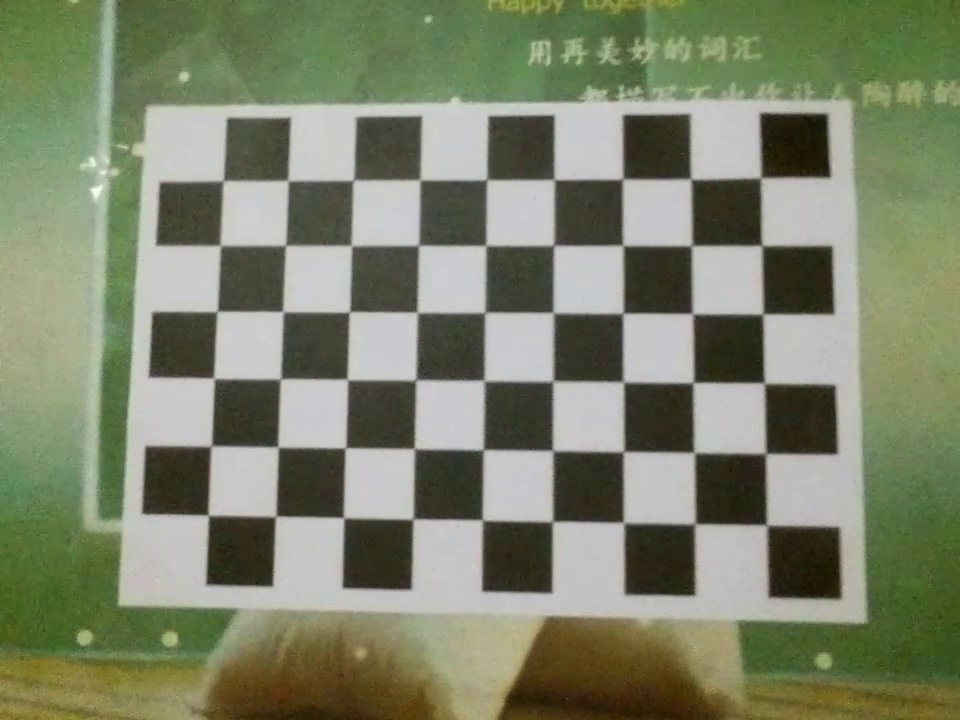
#> input picture calibration/chess/photo1.jpeg, 960 x 720 px; its folder holds only this picture in this run
$ python main.py   (older library calls are emulated)
#> lines starting #> are read from the running program, lines starting #| are printed output that depends on the picture; after the words box and inside, x2 and y2 are one past the last pixel; in counts of white or black regions, pixels touching at a corner belong together; long printed decimals are rounded
### calibration/utils.py
#!/home/hdh3/anaconda3/bin/python
# encoding: utf-8
"""
@author: red0orange
@file: utils.py
@time:  上午10:36
@desc:
"""
import os
import cv2 as cv
import numpy as np
import glob
import xml.etree.ElementTree as ET
import argparse


def load_params(param_file: str = 'camera_params.xml'):
    # result_image_size = image_size
    result_matrix = np.zeros((3, 3), np.float)
    result_new_camera_matrix = np.zeros((3, 3), np.float)
    result_dist = np.zeros((1, 5))
    result_roi = np.zeros(4, np.int)

    if not os.path.exists(param_file):
        print("File {} does not exist.", format(param_file))
        exit(-1)
    tree = ET.parse(param_file)
    root = tree.getroot()
    mat_data = root.find('camera_matrix')
    matrix = dict()
    if mat_data:
        for data in mat_data.iter():
            matrix[data.tag] = data.text
        for i in range(9):
            result_matrix[i // 3][i % 3] = float(matrix['data{}'.format(i)])
    else:
        print('No element named camera_matrix was found in {}'.format(param_file))

    new_camera_matrix = dict()
    new_data = root.find('new_camera_matrix')
    if new_data:
        for data in new_data.iter():
            new_camera_matrix[data.tag] = data.text
        for i in range(9):
            result_new_camera_matrix[i // 3][i % 3] = float(new_camera_matrix['data{}'.format(i)])
    else:
        print('No element named new_camera_matrix was found in {}'.format(param_file))

    dist = dict()
    dist_data = root.find('camera_distortion')
    if dist_data:
        for data in dist_data.iter():
            dist[data.tag] = data.text
        for i in range(5):
           result_dist[0][i] = float(dist['data{}'.format(i)])
    else:
        print('No element named camera_distortion was found in {}'.format(param_file))

    roi = dict()
    roi_data = root.find('roi')
    if roi_data:
        for data in roi_data.iter():
            roi[data.tag] = data.text
        for i in range(4):
            result_roi[i] = int(roi['data{}'.format(i)])
    else:
        print('No element named roi was found in {}'.format(param_file))
    return result_matrix, result_dist, result_new_camera_matrix, result_roi


def save_params(matrix, new_camera_matrix, dist, roi, save_path='camera_params.xml'):
    root = ET.Element('root')
    tree = ET.ElementTree(root)

    mat_node = ET.Element('camera_matrix')
    root.append(mat_node)
    for i, elem in enumerate(matrix.flatten()):
        child = ET.Element('data{}'.format(i))
        child.text = str(elem)
        mat_node.append(child)

    new_node = ET.Element('new_camera_matrix')
    root.append(new_node)
    for i, elem in enumerate(new_camera_matrix.flatten()):
        child = ET.Element('data{}'.format(i))
        child.text = str(elem)
        new_node.append(child)

    dist_node = ET.Element('camera_distortion')
    root.append(dist_node)
    for i, elem in enumerate(dist.flatten()):
        child = ET.Element('data{}'.format(i))
        child.text = str(elem)
        dist_node.append(child)

    roi_node = ET.Element('roi')
    root.append(roi_node)
    for i, elem in enumerate(roi):
        child = ET.Element('data{}'.format(i))
        child.text = str(elem)
        roi_node.append(child)

    tree.write(save_path, 'UTF-8')
    print("Saved params in {}.".format(save_path))

### calibration/main.py
#!/home/hdh3/anaconda3/bin/python
# encoding: utf-8
"""
@author: red0orange
@file: main.py
@time:  上午10:06
@desc:
"""
import numpy as np
import cv2
import glob
from utils import *

image_root = 'chess'
corner_size = (9, 6)
square_size = 28

if __name__ == '__main__':
    # termination criteria
    criteria = (cv2.TERM_CRITERIA_EPS + cv2.TERM_CRITERIA_MAX_ITER, 30, 0.001)

    # prepare object points, like (0,0,0), (1,0,0), (2,0,0) ....,(6,5,0)
    objp = np.zeros((corner_size[0]*corner_size[1],3), np.float32)
    objp[:,:2] = np.mgrid[0:corner_size[0],0:corner_size[1]].T.reshape(-1,2)
    objp *= square_size

    objpoints = [] # 3d point in real world space
    imgpoints = [] # 2d points in image plane.

    images = glob.glob(image_root + '/' + '*')

    for fname in images:
        img = cv2.imread(fname)
#> img is the input picture: shape (720, 960, 3); mean B, G, R 106.6, 131.2, 124.8
        gray = cv2.cvtColor(img,cv2.COLOR_BGR2GRAY)
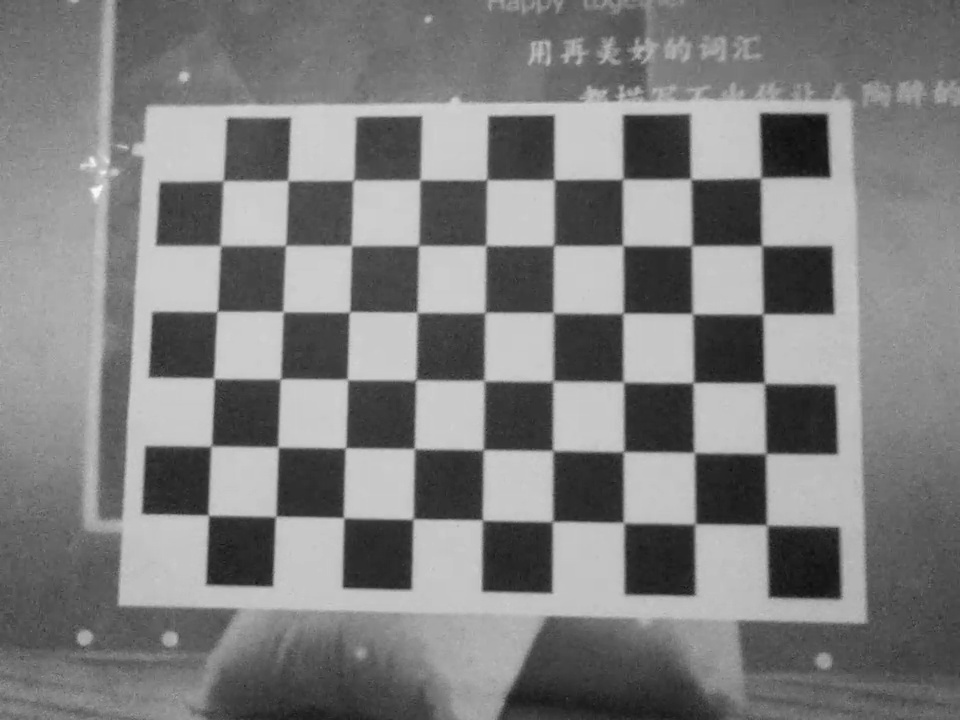
#> gray: shape (720, 960); min 14, max 250, mean 126.5

        ret, corners = cv2.findChessboardCorners(gray, corner_size,None)
#> ret = True; corners = 54 rows, first 8: [765.4, 524.4], [696, 522.8], [624.5, 522], [552.1, 521.6], [482.6, 519.9], [413.8, 518.1], [343.2, 516.9], [276.6, 515.5]
        if ret == True:
            objpoints.append(objp)

            corners2 = cv2.cornerSubPix(gray,corners,(11,11),(-1,-1),criteria)
#> corners2 = 54 rows, first 8: [766.8, 525], [694.9, 523.9], [623.6, 522.5], [552.4, 521.7], [482.5, 520], [413.1, 519], [343.6, 517.7], [275.7, 516.3]
            imgpoints.append(corners2)

            img = cv2.drawChessboardCorners(img, corner_size, corners2, ret)
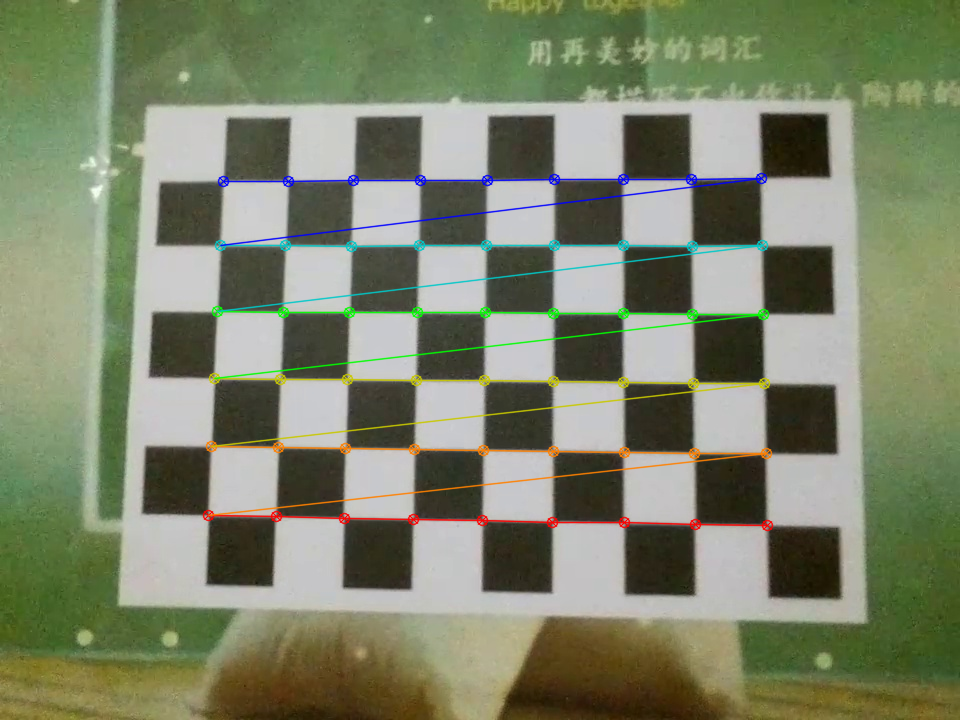
#> img: shape (720, 960, 3); 3.24% of pixels changed, all inside (x1, y1, x2, y2) = (202, 172, 774, 532)
            cv2.imshow('img', cv2.resize(img, (img.shape[1]//4, img.shape[0]//4)))
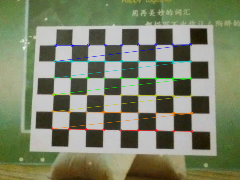
#> window 'img': shape (180, 240, 3); mean B, G, R 106, 131.5, 124.4
            cv2.waitKey(40)

    ret, mtx, dist, rvecs, tvecs = cv2.calibrateCamera(objpoints, imgpoints, gray.shape[::-1], None, None, flags=cv2.CALIB_FIX_K3)
#> ret = 0.23; mtx = [[655, 0, 414.4], [0, 666.8, 499], [0, 0, 1]]; dist = [[-0.0219, 0.0272, -0.0018, 0.0035, 0]]; rvecs = ([-0.0573, -0.119, -3.12],); tvecs = ([139.2, 10.22, 259],)
    print(tvecs)
#| (array([[139.208],
#|        [ 10.222],
#|        [259.017]]),)

    # 反畸变显示
    for fname in images:
        img = cv2.imread(fname)
        cv2.imshow('origin_img', cv2.resize(img, (img.shape[1]//4, img.shape[0]//4)))
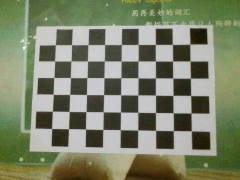
#> window 'origin_img': shape (180, 240, 3); mean B, G, R 106.7, 131.3, 124.9
        h, w = img.shape[:2]
#> h = 720; w = 960
        newcameramtx, roi = cv2.getOptimalNewCameraMatrix(mtx, dist, (w, h), 0, (w, h))
#> newcameramtx = [[663.6, 0, 421.2], [0, 677.6, 495.4], [0, 0, 1]]; roi = (0, 0, 959, 719)
        dst = cv2.undistort(img, mtx, dist, None, newcameramtx)
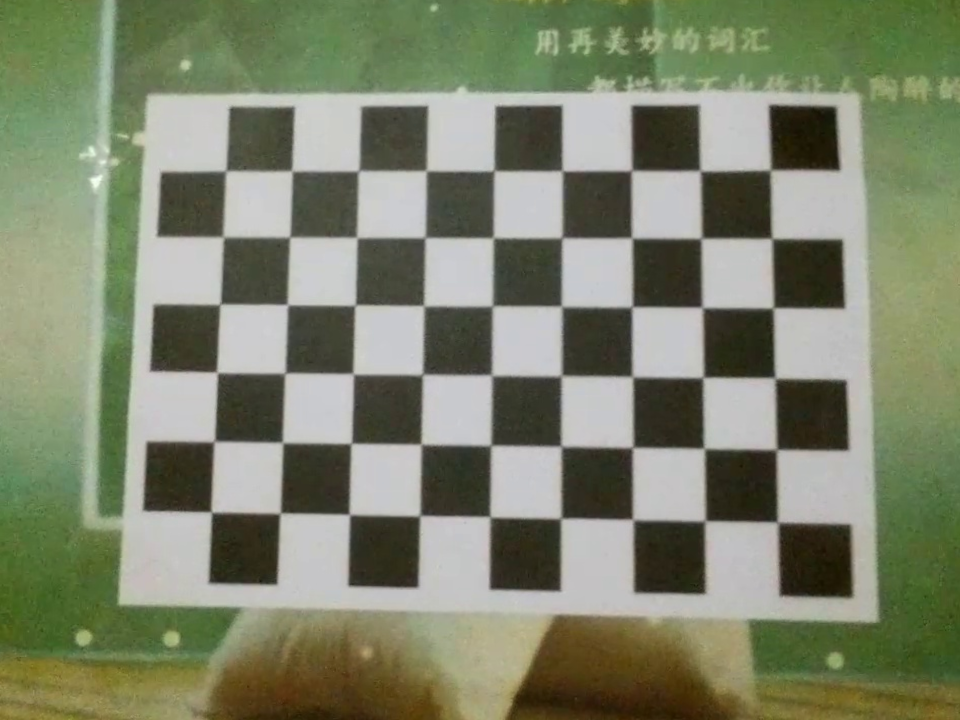
#> dst: shape (720, 960, 3); mean B, G, R 107.8, 131.5, 125.5
        x, y, w, h = roi
#> x = 0; y = 0; w = 959; h = 719
        dst = dst[y:y + h, x:x + w]
#> dst: shape (719, 959, 3)
        cv2.imshow('recitfy_img', cv2.resize(img, (dst.shape[1]//4, dst.shape[0]//4)))
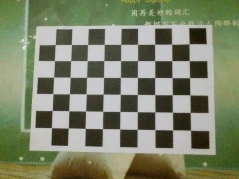
#> window 'recitfy_img': shape (179, 239, 3); mean B, G, R 106.5, 131.1, 124.7
        cv2.waitKey(0)

    save_params(mtx, newcameramtx, dist, roi)
#> the loop in save_params, `for i, elem in enumerate(matrix.flatten()):` made 9 passes
#> elem on passes 1 to 9: 655, 0, 414.4, 0, 666.8, 499, 0, 0, 1
#> the loop in save_params, `for i, elem in enumerate(new_camera_matrix.flatten()):` made 9 passes
#> elem on passes 1 to 9: 663.6, 0, 421.2, 0, 677.6, 495.4, 0, 0, 1
#> the loop in save_params, `for i, elem in enumerate(dist.flatten()):` made 5 passes
#> elem on passes 1 to 5: -0.0219, 0.0272, -0.0018, 0.0035, 0
#> the loop in save_params, `for i, elem in enumerate(roi):` made 4 passes
#> elem on passes 1 to 4: 0, 0, 959, 719

    result_matrix, result_dist, result_new_camera_matrix, result_roi = load_params()
#> (reads calibration/camera_params.xml from the repository)
    print(result_matrix)
    print(result_dist)
    print(result_new_camera_matrix)
    print(result_roi)
